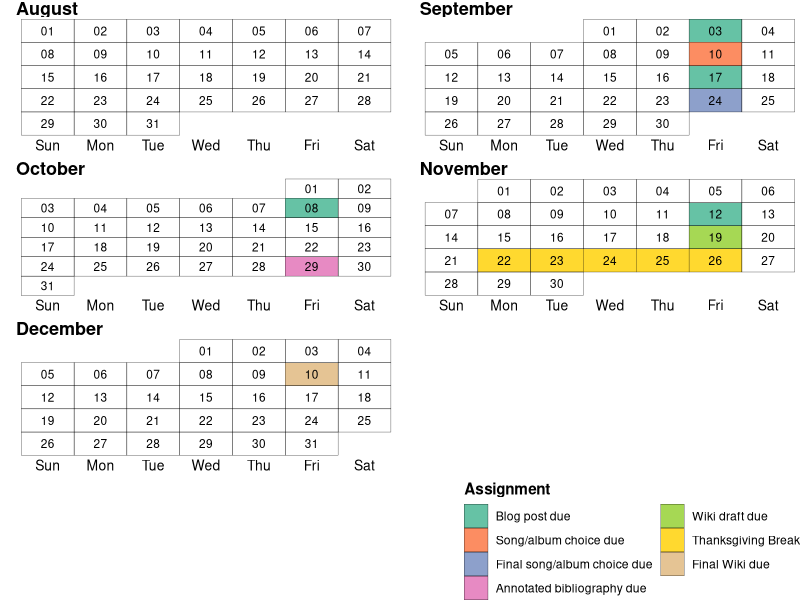

Write R code to recreate this figure.
## ---- chunk 1
knitr::opts_chunk$set(echo = TRUE)

mon <- as.Date("2020-08-23")

advdate <- function(obj, adv){
  tmon <- obj + 7*(adv - 1)
  tfri <- obj + 4 + 7*(adv - 1)
  tmon <- format(tmon, format = "%m/%d")
  tfri <- format(tfri, format = "%m/%d")
  zadv <- sprintf("%02d", adv)
  tmp <- paste("Week ", zadv, sep = '', ", ", tmon, " - ", tfri)
  return(tmp)
}

## ---- chunk 2

library(ggplot2)
# Create base data frame
dfr <- data.frame(date=seq(as.Date('2021-08-01'), as.Date('2021-12-31'), by = 1))
dfr$day <- factor(strftime(dfr$date,format="%a"), levels=c("Sun","Mon","Tue","Wed","Thu","Fri","Sat"))
dfr$week <- factor(strftime(dfr$date,format="%U"))
dfr$month <- factor(strftime(dfr$date,format="%B"),levels=c("August","September","October", "November", "December"))
dfr$ddate <- factor(strftime(dfr$date,format="%d"))

# Label dates
dfr$comment <- "Available"
dfr$comment[dfr$date < as.Date("2021-08-23") | dfr$date>as.Date("2021-12-10")] <- NA
dfr$comment[dfr$date==as.Date("2021-09-10")] <- "Song/album choice due"
dfr$comment[dfr$date==as.Date("2021-09-24")] <- "Final song/album choice due"
dfr$comment[dfr$date==as.Date("2021-10-29")] <- "Annotated bibliography due"
dfr$comment[dfr$date==as.Date("2021-11-19")] <- "Wiki draft due"
dfr$comment[dfr$date==as.Date("2021-12-10")] <- "Final Wiki due"

# Photo blogs
dfr$comment[dfr$date==as.Date("2021-09-03")] <- "Blog post due"
dfr$comment[dfr$date==as.Date("2021-09-17")] <- "Blog post due"
dfr$comment[dfr$date==as.Date("2021-10-08")] <- "Blog post due"
dfr$comment[dfr$date==as.Date("2021-11-12")] <- "Blog post due"


# Thanksgiving
dfr$comment[dfr$date >= as.Date("2021-11-22") & dfr$date <= as.Date("2021-11-26")] <- "Thanksgiving Break"

dfr$week <- as.numeric(dfr$week) - min(as.numeric(dfr$week) - 1)
dfr$comment <- factor(dfr$comment, levels=c("Blog post due", "Song/album choice due", "Final song/album choice due", "Annotated bibliography due", "Wiki draft due", "Thanksgiving Break", "Final Wiki due"))

ggplot(dfr, aes(x = day, y = reorder(week, -week), fill = comment)) +
  geom_tile(color = "black", size = 0.1) +
  geom_text(aes(label = ddate), size = 3) +
  facet_wrap(. ~ month, scales = "free", ncol = 2) +
  theme_void() +
  theme(legend.position = "bottom",
        legend.direction = "vertical",
        legend.justification = "right",
        axis.text.x = element_text(size = 10, color = "black"),
        axis.text.y = element_text(size = 10, color = "white"),
        strip.text.x = element_text(size = 13, face = "bold", hjust = 0),
        title = element_text(face = "bold")) +
  guides(fill=guide_legend(ncol=2)) +
  scale_fill_brewer(palette = "Set2", na.translate = FALSE) +
  labs(x = "Weekday",
       y = "Week #",
       fill = "Assignment")
